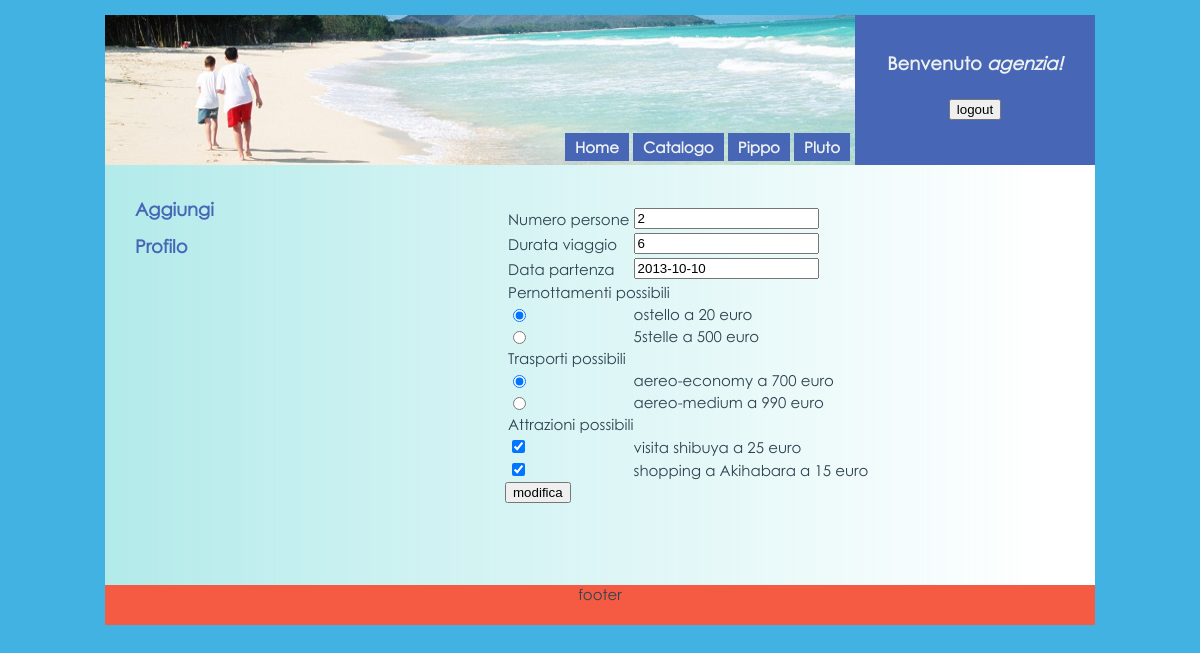
The app's page /modifica.php?id_pacchetto=4 (signed in) with its own data.
### tables this page shows
CREATE TABLE IF NOT EXISTS `pacchetto` (
  `id` int(11) NOT NULL AUTO_INCREMENT,
  `persone` int(5) NOT NULL,
  `durata` int(5) NOT NULL,
  `data_partenza` date NOT NULL,
  `id_utente` varchar(50) NOT NULL,
  `id_pernottamento` int(11) NOT NULL,
  `id_trasporto` int(11) NOT NULL,
  `id_destinazione` int(11) NOT NULL,
  `prenotato` tinyint(1) NOT NULL DEFAULT '0',
  PRIMARY KEY (`id`),
  KEY `id_utente` (`id_utente`),
  KEY `id_pernottamento` (`id_pernottamento`),
  KEY `id_trasporto` (`id_trasporto`),
  KEY `id_destinazione` (`id_destinazione`)
);

CREATE TABLE IF NOT EXISTS `pernottamento` (
  `id` int(11) NOT NULL AUTO_INCREMENT,
  `prezzo` float NOT NULL,
  `tipo` varchar(50) NOT NULL,
  `id_destinazione` int(11) NOT NULL,
  PRIMARY KEY (`id`),
  KEY `id_destinazione` (`id_destinazione`)
);

CREATE TABLE IF NOT EXISTS `trasporto` (
  `id` int(11) NOT NULL AUTO_INCREMENT,
  `prezzo` float NOT NULL,
  `tipo` varchar(50) NOT NULL,
  `id_destinazione` int(11) NOT NULL,
  PRIMARY KEY (`id`),
  KEY `id_destinazione` (`id_destinazione`)
);

CREATE TABLE IF NOT EXISTS `attrazioni` (
  `id` int(11) NOT NULL AUTO_INCREMENT,
  `prezzo` float NOT NULL,
  `tipo` varchar(50) NOT NULL,
  `id_destinazione` int(11) NOT NULL,
  PRIMARY KEY (`id`),
  KEY `id_destinazione` (`id_destinazione`)
);

### database.php (called while the page is built, shortened)
<?php
    class database{
        public static function qSelect($conn, $sql){
            $risposta = mysql_query($sql)
                or die("Errore nell'esecuzione della query di selezione: " . mysql_error());
            return $risposta;
        }
    }
?>

### modifica.php (the view, shortened to what this page needs)
<!DOCTYPE HTML PUBLIC "-//W3C//DTD HTML 4.01 Transitional//EN" "http://www.w3.org/TR/html4/loose.dtd">
<html>
  <head>
    <link rel="stylesheet" type="text/css" href="./style/style.css">
    <link rel="stylesheet" href="http://code.jquery.com/ui/1.10.3/themes/smoothness/jquery-ui.css" />
  </head>
  <body>
    <div id="container">
    <div id="header_container">
	<div id="logo">
			<span id="menu">
				<a href="index.php"><span class="btn_menu">Home</span></a>
				<a href="#"><span class="btn_menu">Catalogo</span></a>
				<a href="#"><span class="btn_menu">Pippo</span></a>
				<a href="#"><span class="btn_menu">Pluto</span></a>
			</span>
	</div>
	<div id="login">
		<?php
				echo "<br><br><h2>Benvenuto<a href='agenzia.php'> " . $_SESSION['username'] . "!</a></h2><br>";
		?>
        <form method='POST' action='logout.php'>
					<input type='submit' value='logout'>
		 </form>
	</div>
	</div>
      <div id="content_container">
	<div id="content">
		<?php
			include 'database.php';
			$conn=database::dbConnect();
			if(isset($_GET['id_pacchetto']))
				$id_pacchetto=$_GET['id_pacchetto'];
			$query="SELECT * FROM pacchetto WHERE id='".$id_pacchetto."'";
			$result=database::qSelect($conn,$query);
			$pacchetto=mysql_fetch_array($result);
			$query="SELECT * FROM pernottamento WHERE id_destinazione='".$pacchetto['id_destinazione']."'";
			$pernottamenti=database::qSelect($conn,$query);
			$id_pernottamento_pacchetto=$pacchetto['id_pernottamento'];
			$query="SELECT * FROM trasporto WHERE id_destinazione='".$pacchetto['id_destinazione']."'";
			$trasporti=database::qSelect($conn,$query);
			$id_trasporto_pacchetto=$pacchetto['id_trasporto'];
			$query="SELECT * FROM attrazioni WHERE id_destinazione='".$pacchetto['id_destinazione']."'";
			$attrazioni=database::qSelect($conn,$query);
			$query="SELECT id_attrazione FROM rel_attrazioni WHERE id_pacchetto='".$id_pacchetto."'";
			$attrazioni_pacchetto=database::qSelect($conn,$query);
			$id_attrazioni_pacchetto= array();
			while($id=mysql_fetch_array($attrazioni_pacchetto))
			{
				$id_attrazioni_pacchetto[]=$id['id_attrazione'];
			}
			$html="
				<form method='post' action='modifica.php'>
					<table>
						<tr><td>Numero persone</td><td><input type='text' name='persone' value='".$pacchetto['persone']."'></td></tr>
						<tr><td>Durata viaggio</td><td><input type='text' name='durata' value='".$pacchetto['durata']."'></td></tr>
						<tr><td>Data partenza</td><td><input type='text' id='datepicker' name='data' value='".$pacchetto['data_partenza']."'></td></tr>";
			$html=$html."<tr><td colspan='2'>Pernottamenti possibili</td></tr>";
			while($pernottamento=mysql_fetch_array($pernottamenti))
			{
				$radio="<tr><td><input type='radio' name='pernottamento' value='".$pernottamento['id']."'";
				if($pernottamento['id']==$id_pernottamento_pacchetto)
					$radio=$radio."checked";
				$radio=$radio."></td><td>".$pernottamento['tipo']." a ".$pernottamento['prezzo']." euro</td></tr>";
				$html=$html.$radio;
			}
			$html=$html."<tr><td colspan='2'>Trasporti possibili</td></tr>";
			while($trasporto=mysql_fetch_array($trasporti))
			{
				$radio="<tr><td><input type='radio' name='trasporto' value='".$trasporto['id']."'";
				if($trasporto['id']==$id_trasporto_pacchetto)
					$radio=$radio."checked";
				$radio=$radio."></td><td>".$trasporto['tipo']." a ".$trasporto['prezzo']." euro</td></tr>";
				$html=$html.$radio;
			}
			$html=$html."<tr><td colspan='2'>Attrazioni possibili</td></tr>";
			while($attrazione=mysql_fetch_array($attrazioni))
			{
				$checkbox="<tr><td><input type='checkbox' name='attrazioni[]' value='".$attrazione['id']."'";
				if(in_array($attrazione['id'],$id_attrazioni_pacchetto))
					$checkbox=$checkbox."checked";
				$checkbox=$checkbox."></td><td>".$attrazione['tipo']." a ".$attrazione['prezzo']." euro</td></tr>";
				$html=$html.$checkbox;
			}
			$html=$html."</table><input type='hidden' name='id_pacchetto' value='".$id_pacchetto."'><input type='submit' value='modifica'> </form>";
			echo $html;
		?>
	</div>
	<div id="navigation">
    			<br>
				<div class="btn_navigation"><a href="#">Aggiungi</a></div>
				<div class="btn_navigation"><a href="gestioneprofilo.php">Profilo</a></div>
  	</div>
      </div>
      <div id="footer">
		<div>footer</div>
      </div>
    </div>
  </body>
</html>

### style/style.css (style rules this page uses)
html,body { font-family: "Century Gothic", verdana, sans-serif; font-size: 15px; color: #2E4350; height: 100%; margin: 0; padding: 0; }
body { font-family: "Century Gothic", verdana, sans-serif; font-size: 15px; background-color: #42B2E3; text-align:center; }
#container { width: 990px; margin: 0 auto; margin-top: 15px; text-align: left; }
#header_container { width: 990px; line-height: 1; margin: 0 auto; background: #ECF0F1; height: 150px; text-align: center; }
#logo { float:left; width:750px; height:150px; background: url("images/header.png"); }
#logo a { text-decoration: none; font-weight: bold; color: #ECF0F1; }
#menu { float:right; padding-top:125px; padding-right: 5px; }
.btn_menu { width: 90px; height: 25px; padding-top: 5px; padding-bottom: 5px; padding-left: 10px; padding-right: 10px; background-color: #4766B5; }
#login { font-size: 12px; color: #ECF0F1; float:right; width:240px; height:150px; background-color: #4766B5; }
#login a { text-decoration: none; font-weight: bold; font-style: oblique; color: #ECF0F1; }
#content_container { overflow:hidden; width: 990px; margin: 0 auto; min-height:420px; }
#content { float: right; width: 750px; background: url("images/cont_background.png") repeat-y; padding-bottom: 10000px; margin-bottom: -10000px; }
#content form { padding-left:160px; padding-top:40px; }
#navigation { float: left; width:240px; background: url("images/nav_background.png") repeat-y; padding-bottom: 10000px; margin-bottom: -10000px; }
#navigation a { text-decoration:none; color: #4766B5; font-size:18px; font-weight:bold; }
.btn_navigation { padding-left:30px; padding-top:15px; }
#footer { background-color: #F55A42; width: 990px; margin: 0 auto; text-align: center; height: 40px; clear:both; }

### records on screen
pacchetto: persone "2", durata "6", data "2013-10-10"
pernottamento: tipo "ostello", prezzo "20"
pernottamento: tipo "5stelle", prezzo "500"
trasporto: tipo "aereo-economy", prezzo "700"
trasporto: tipo "aereo-medium", prezzo "990"
attrazioni: tipo "visita shibuya", prezzo "25"
attrazioni: tipo "shopping a Akihabara", prezzo "15"

### other values on screen
$_SESSION['username'] "agenzia"
